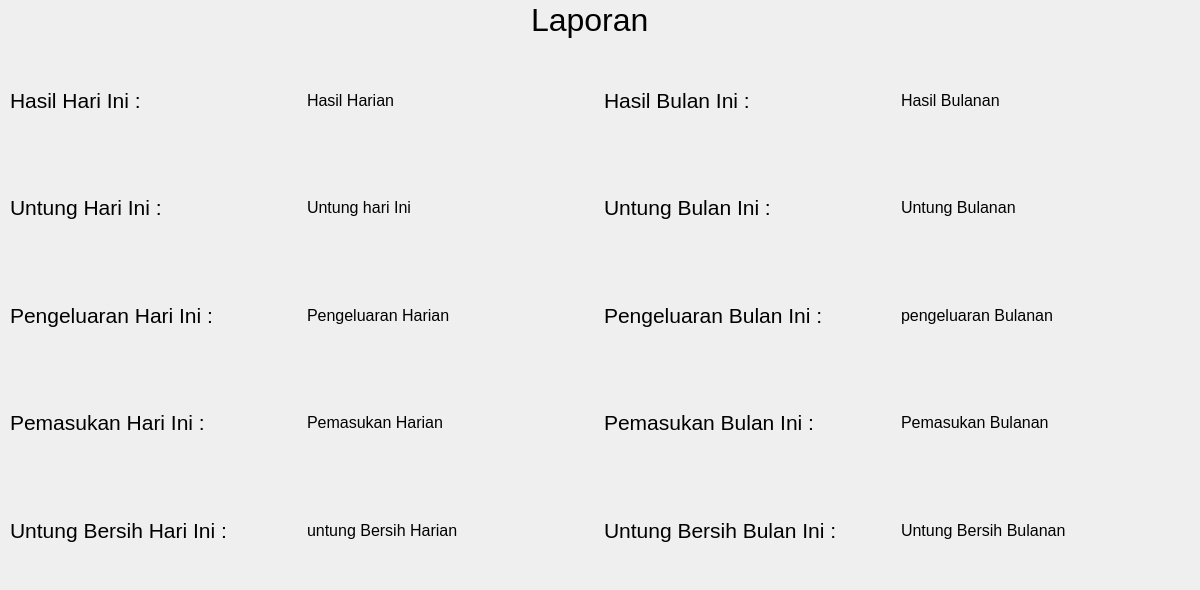
      <widget class="QWidget" name="pageLaporan">
       <widget class="QWidget" name="horizontalLayoutWidget_2">
        <property name="geometry">
         <rect>
          <x>10</x>
          <y>50</y>
          <width>1181</width>
          <height>531</height>
         </rect>
        </property>
        <layout class="QHBoxLayout" name="horizontalLayout_25">
         <item>
          <layout class="QVBoxLayout" name="verticalLayout_12">
           <item>
            <layout class="QHBoxLayout" name="horizontalLayout_31">
             <item>
              <widget class="QLabel" name="label_54">
               <property name="text">
                <string>&lt;html&gt;&lt;head/&gt;&lt;body&gt;&lt;p&gt;&lt;span style=&quot; font-size:16pt;&quot;&gt;Hasil Hari Ini :&lt;/span&gt;&lt;/p&gt;&lt;/body&gt;&lt;/html&gt;</string>
               </property>
              </widget>
             </item>
             <item>
              <widget class="QLabel" name="labelHasilHarian">
               <property name="text">
                <string>&lt;html&gt;&lt;head/&gt;&lt;body&gt;&lt;p&gt;&lt;span style=&quot; font-size:12pt;&quot;&gt;Hasil Harian&lt;/span&gt;&lt;/p&gt;&lt;/body&gt;&lt;/html&gt;</string>
               </property>
              </widget>
             </item>
            </layout>
           </item>
           <item>
            <layout class="QHBoxLayout" name="horizontalLayout_27">
             <item>
              <widget class="QLabel" name="label_48">
               <property name="text">
                <string>&lt;html&gt;&lt;head/&gt;&lt;body&gt;&lt;p&gt;&lt;span style=&quot; font-size:16pt;&quot;&gt;Untung Hari Ini :&lt;/span&gt;&lt;/p&gt;&lt;/body&gt;&lt;/html&gt;</string>
               </property>
              </widget>
             </item>
             <item>
              <widget class="QLabel" name="labelUntungHariIni">
               <property name="text">
                <string>&lt;html&gt;&lt;head/&gt;&lt;body&gt;&lt;p&gt;&lt;span style=&quot; font-size:12pt;&quot;&gt;Untung hari Ini&lt;/span&gt;&lt;/p&gt;&lt;/body&gt;&lt;/html&gt;</string>
               </property>
              </widget>
             </item>
            </layout>
           </item>
           <item>
            <layout class="QHBoxLayout" name="horizontalLayout_29">
             <item>
              <widget class="QLabel" name="label_52">
               <property name="text">
                <string>&lt;html&gt;&lt;head/&gt;&lt;body&gt;&lt;p&gt;&lt;span style=&quot; font-size:16pt;&quot;&gt;Pengeluaran Hari Ini :&lt;/span&gt;&lt;/p&gt;&lt;/body&gt;&lt;/html&gt;</string>
               </property>
              </widget>
             </item>
             <item>
              <widget class="QLabel" name="labelPengeluaranHarian">
               <property name="text">
                <string>&lt;html&gt;&lt;head/&gt;&lt;body&gt;&lt;p&gt;&lt;span style=&quot; font-size:12pt;&quot;&gt;Pengeluaran Harian&lt;/span&gt;&lt;/p&gt;&lt;/body&gt;&lt;/html&gt;</string>
               </property>
              </widget>
             </item>
            </layout>
           </item>
           <item>
            <layout class="QHBoxLayout" name="horizontalLayout_36">
             <item>
              <widget class="QLabel" name="label_49">
               <property name="text">
                <string>&lt;html&gt;&lt;head/&gt;&lt;body&gt;&lt;p&gt;&lt;span style=&quot; font-size:16pt;&quot;&gt;Pemasukan Hari Ini :&lt;/span&gt;&lt;/p&gt;&lt;/body&gt;&lt;/html&gt;</string>
               </property>
              </widget>
             </item>
             <item>
              <widget class="QLabel" name="labelPemasukanHarian">
               <property name="text">
                <string>&lt;html&gt;&lt;head/&gt;&lt;body&gt;&lt;p&gt;&lt;span style=&quot; font-size:12pt;&quot;&gt;Pemasukan Harian&lt;/span&gt;&lt;/p&gt;&lt;/body&gt;&lt;/html&gt;</string>
               </property>
              </widget>
             </item>
            </layout>
           </item>
           <item>
            <layout class="QHBoxLayout" name="horizontalLayout_34">
             <item>
              <widget class="QLabel" name="label_47">
               <property name="text">
                <string>&lt;html&gt;&lt;head/&gt;&lt;body&gt;&lt;p&gt;&lt;span style=&quot; font-size:16pt;&quot;&gt;Untung Bersih Hari Ini :&lt;/span&gt;&lt;/p&gt;&lt;/body&gt;&lt;/html&gt;</string>
               </property>
              </widget>
             </item>
             <item>
              <widget class="QLabel" name="labelUntungBersihHarian">
               <property name="text">
                <string>&lt;html&gt;&lt;head/&gt;&lt;body&gt;&lt;p&gt;&lt;span style=&quot; font-size:12pt;&quot;&gt;untung Bersih Harian&lt;/span&gt;&lt;/p&gt;&lt;/body&gt;&lt;/html&gt;</string>
               </property>
              </widget>
             </item>
            </layout>
           </item>
          </layout>
         </item>
         <item>
          <layout class="QVBoxLayout" name="verticalLayout_11">
           <item>
            <layout class="QHBoxLayout" name="horizontalLayout_30">
             <item>
              <widget class="QLabel" name="label_56">
               <property name="text">
                <string>&lt;html&gt;&lt;head/&gt;&lt;body&gt;&lt;p&gt;&lt;span style=&quot; font-size:16pt;&quot;&gt;Hasil Bulan Ini :&lt;/span&gt;&lt;/p&gt;&lt;/body&gt;&lt;/html&gt;</string>
               </property>
              </widget>
             </item>
             <item>
              <widget class="QLabel" name="labelHasilBulanan">
               <property name="text">
                <string>&lt;html&gt;&lt;head/&gt;&lt;body&gt;&lt;p&gt;&lt;span style=&quot; font-size:12pt;&quot;&gt;Hasil Bulanan&lt;/span&gt;&lt;/p&gt;&lt;/body&gt;&lt;/html&gt;</string>
               </property>
              </widget>
             </item>
            </layout>
           </item>
           <item>
            <layout class="QHBoxLayout" name="horizontalLayout_26">
             <item>
              <widget class="QLabel" name="label_46">
               <property name="text">
                <string>&lt;html&gt;&lt;head/&gt;&lt;body&gt;&lt;p&gt;&lt;span style=&quot; font-size:16pt;&quot;&gt;Untung Bulan Ini :&lt;/span&gt;&lt;/p&gt;&lt;/body&gt;&lt;/html&gt;</string>
               </property>
              </widget>
             </item>
             <item>
              <widget class="QLabel" name="labelUntungBulanan">
               <property name="text">
                <string>&lt;html&gt;&lt;head/&gt;&lt;body&gt;&lt;p&gt;&lt;span style=&quot; font-size:12pt;&quot;&gt;Untung Bulanan&lt;/span&gt;&lt;/p&gt;&lt;/body&gt;&lt;/html&gt;</string>
               </property>
              </widget>
             </item>
            </layout>
           </item>
           <item>
            <layout class="QHBoxLayout" name="horizontalLayout_28">
             <item>
              <widget class="QLabel" name="label_50">
               <property name="text">
                <string>&lt;html&gt;&lt;head/&gt;&lt;body&gt;&lt;p&gt;&lt;span style=&quot; font-size:16pt;&quot;&gt;Pengeluaran Bulan Ini :&lt;/span&gt;&lt;/p&gt;&lt;/body&gt;&lt;/html&gt;</string>
               </property>
              </widget>
             </item>
             <item>
              <widget class="QLabel" name="labelPengeluaranBulanan">
               <property name="text">
                <string>&lt;html&gt;&lt;head/&gt;&lt;body&gt;&lt;p&gt;&lt;span style=&quot; font-size:12pt;&quot;&gt;pengeluaran Bulanan&lt;/span&gt;&lt;/p&gt;&lt;/body&gt;&lt;/html&gt;</string>
               </property>
              </widget>
             </item>
            </layout>
           </item>
           <item>
            <layout class="QHBoxLayout" name="horizontalLayout_35">
             <item>
              <widget class="QLabel" name="label_55">
               <property name="text">
                <string>&lt;html&gt;&lt;head/&gt;&lt;body&gt;&lt;p&gt;&lt;span style=&quot; font-size:16pt;&quot;&gt;Pemasukan Bulan Ini :&lt;/span&gt;&lt;/p&gt;&lt;/body&gt;&lt;/html&gt;</string>
               </property>
              </widget>
             </item>
             <item>
              <widget class="QLabel" name="labelPemasukanBulanan">
               <property name="text">
                <string>&lt;html&gt;&lt;head/&gt;&lt;body&gt;&lt;p&gt;&lt;span style=&quot; font-size:12pt;&quot;&gt;Pemasukan Bulanan&lt;/span&gt;&lt;/p&gt;&lt;/body&gt;&lt;/html&gt;</string>
               </property>
              </widget>
             </item>
            </layout>
           </item>
           <item>
            <layout class="QHBoxLayout" name="horizontalLayout_33">
             <item>
              <widget class="QLabel" name="label_51">
               <property name="text">
                <string>&lt;html&gt;&lt;head/&gt;&lt;body&gt;&lt;p&gt;&lt;span style=&quot; font-size:16pt;&quot;&gt;Untung Bersih Bulan Ini :&lt;/span&gt;&lt;/p&gt;&lt;/body&gt;&lt;/html&gt;</string>
               </property>
              </widget>
             </item>
             <item>
              <widget class="QLabel" name="labelUntungBersihBulanan">
               <property name="text">
                <string>&lt;html&gt;&lt;head/&gt;&lt;body&gt;&lt;p&gt;&lt;span style=&quot; font-size:12pt;&quot;&gt;Untung Bersih Bulanan&lt;/span&gt;&lt;/p&gt;&lt;/body&gt;&lt;/html&gt;</string>
               </property>
              </widget>
             </item>
            </layout>
           </item>
          </layout>
         </item>
        </layout>
       </widget>
       <widget class="QWidget" name="horizontalLayoutWidget_10">
        <property name="geometry">
         <rect>
          <x>9</x>
          <y>0</y>
          <width>1161</width>
          <height>41</height>
         </rect>
        </property>
        <layout class="QHBoxLayout" name="horizontalLayout_32">
         <item>
          <spacer name="horizontalSpacer_32">
           <property name="orientation">
            <enum>Qt::Horizontal</enum>
           </property>
           <property name="sizeHint" stdset="0">
            <size>
             <width>40</width>
             <height>20</height>
            </size>
           </property>
          </spacer>
         </item>
         <item>
          <widget class="QLabel" name="label_57">
           <property name="text">
            <string>&lt;html&gt;&lt;head/&gt;&lt;body&gt;&lt;p&gt;&lt;span style=&quot; font-size:24pt;&quot;&gt;Laporan&lt;/span&gt;&lt;/p&gt;&lt;/body&gt;&lt;/html&gt;</string>
           </property>
          </widget>
         </item>
         <item>
          <spacer name="horizontalSpacer_31">
           <property name="orientation">
            <enum>Qt::Horizontal</enum>
           </property>
           <property name="sizeHint" stdset="0">
            <size>
             <width>40</width>
             <height>20</height>
            </size>
           </property>
          </spacer>
         </item>
        </layout>
       </widget>
      </widget>
